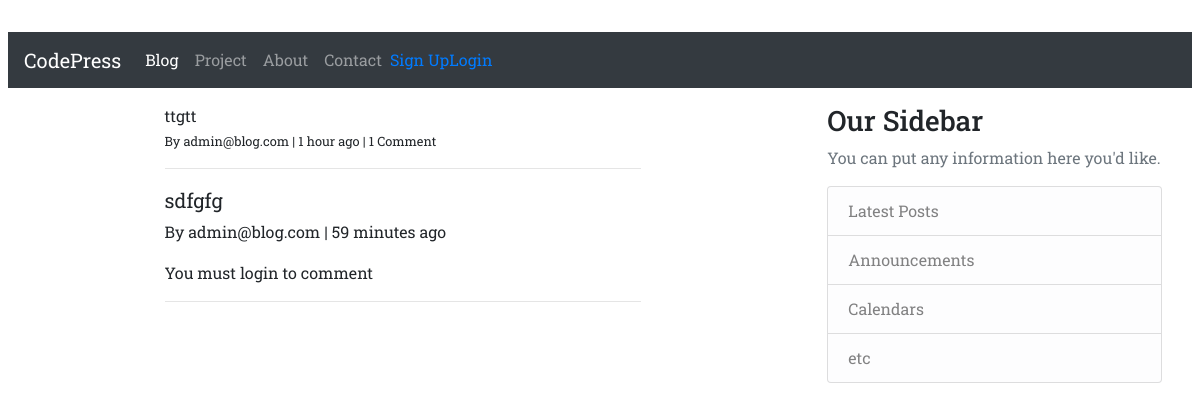
/blog/comments/3/, run on the app's committed database.
### blog/models.py (models this page shows, shortened)
class Comment(models.Model):
    user            = models.ForeignKey(settings.AUTH_USER_MODEL, on_delete=models.CASCADE)
    content_type    = models.ForeignKey(ContentType, on_delete=models.CASCADE)
    object_id       = models.PositiveIntegerField()
    content_object  = GenericForeignKey('content_type', 'object_id')
    parent          = models.ForeignKey('self', null=True, blank=True, on_delete=models.CASCADE)
    content         = models.TextField()
    timestamp       = models.DateTimeField(auto_now_add=True)
    objects = CommentManager()
    class Meta:
        ordering = ['-timestamp']
    def children(self): #replies
        return Comment.objects.filter(parent=self)

### accounts/models.py (models this page shows, shortened)
class CustomUser(AbstractBaseUser):
    email = models.EmailField(verbose_name='email address', max_length=60, unique=True)
    date_joined = models.DateTimeField(verbose_name='date joined', auto_now_add=True)
    last_login = models.DateTimeField(verbose_name='last login', auto_now=True)
    is_admin = models.BooleanField(default=False)
    is_active = models.BooleanField(default=True)
    objects = CustomUserManager()
    USERNAME_FIELD = 'email'
    REQUIRED_FIELDS = []
    def __str__(self):
        return self.email

### blog/views.py (the view, shortened to what this page needs)
# urls.py: path('comments/<int:pk>/', views.comment_thread, name='comment_thread'),
def comment_thread(request, pk):
    obj = get_object_or_404(Comment, pk=pk)
    form = CommentForm(request.POST or None)
    context = {
        'comment': obj,
        'form': form
    }
    return render(request, 'comment_thread.html', context)

### blog/models.py (called while the page is built)
    def all(self):
        qs = super(CommentManager, self).filter(parent=None)
        return qs

### blog/templates/comment_thread.html (shortened to what this page needs)
{% extends "base.html" %}
{% block page_content %}
<div class="col-md-8 offset-md-2">
        <p class="mb-0">{{ comment.content }}</p>
            <footer>
                <small> By {{ comment.user }} | {{comment.timestamp|timesince }} ago | {% if comment.children.count > 0 %} {{ comment.children.count }} Comment  {% endif %}</small>
            </footer>
            <hr>
            <div>
                {% for child_comment in comment.children %}
                <blockquote class="blockquote">
                    <p class="mb-0">{{ child_comment.content }}</p>
                    <footer><small> By {{ child_comment.user }} | {{child_comment.timestamp|timesince }} ago </small></footer>
                </blockquote>
                {% endfor %}
                {% if request.user.is_authenticated %}
                <form method="POST" action="."> {% csrf_token %}
                {{ form }}
                    <input type="hidden" name="parent_id" value="{{ comment.id }}">
                    <input type="submit" value="Reply" class="btn btn-primary">
                </form>
                {% else %}
                <p>You must login to comment </p>
                {% endif %}
            </div>
    <hr>
</div>
{% endblock %}

### static/css/style.css (style rules this page uses)
* { box-sizing: border-box; }
body { font-family: Roboto Slab; padding: 2rem 0.5rem; }

### data on the page
Comment: content "ttgtt", user "admin@blog.com", timestamp "1 hour", children.count "1"
Comment: content "sdfgfg", user "admin@blog.com", timestamp "59 minutes"
